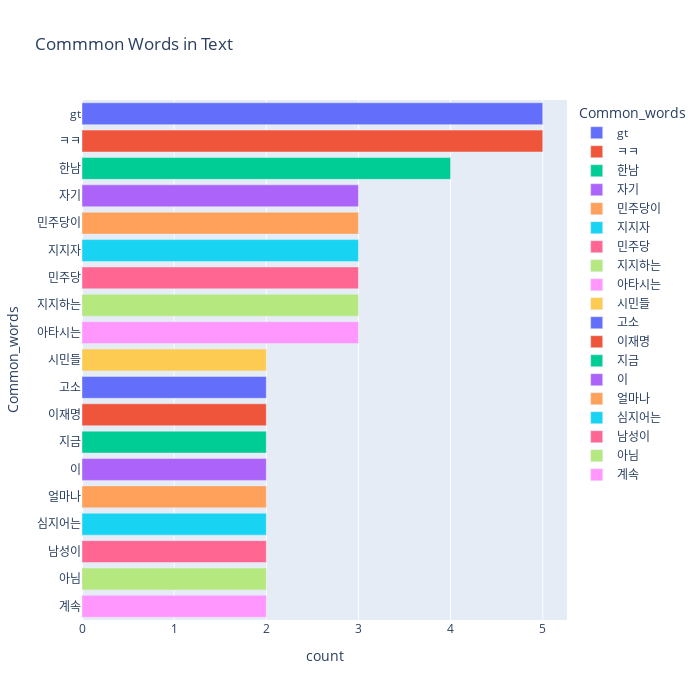

Write notebook code for a chart like this one.
### Code cell
fig = px.bar(temp, x="count", y="Common_words", title='Commmon Words in Text', orientation='h', 
             width=700, height=700,color='Common_words')
fig.show()

### Figure 1 — Plotly figure (JSON) as saved in the notebook; plotly's stock layout.template omitted (floating-point values rounded to 4 significant figures)
{"data": [{"alignmentgroup": "True", "hovertemplate": "Common_words=%{y}<br>count=%{x}<extra></extra>", "legendgroup": "gt", "marker": {"color": "#636efa", "pattern": {"shape": ""}}, "name": "gt", "offsetgroup": "gt", "orientation": "h", "showlegend": true, "textposition": "auto", "type": "bar", "x": [5], "xaxis": "x", "y": ["gt"], "yaxis": "y"}, {"alignmentgroup": "True", "hovertemplate": "Common_words=%{y}<br>count=%{x}<extra></extra>", "legendgroup": "ㅋㅋ", "marker": {"color": "#EF553B", "pattern": {"shape": ""}}, "name": "ㅋㅋ", "offsetgroup": "ㅋㅋ", "orientation": "h", "showlegend": true, "textposition": "auto", "type": "bar", "x": [5], "xaxis": "x", "y": ["ㅋㅋ"], "yaxis": "y"}, {"alignmentgroup": "True", "hovertemplate": "Common_words=%{y}<br>count=%{x}<extra></extra>", "legendgroup": "한남", "marker": {"color": "#00cc96", "pattern": {"shape": ""}}, "name": "한남", "offsetgroup": "한남", "orientation": "h", "showlegend": true, "textposition": "auto", "type": "bar", "x": [4], "xaxis": "x", "y": ["한남"], "yaxis": "y"}, {"alignmentgroup": "True", "hovertemplate": "Common_words=%{y}<br>count=%{x}<extra></extra>", "legendgroup": "자기", "marker": {"color": "#ab63fa", "pattern": {"shape": ""}}, "name": "자기", "offsetgroup": "자기", "orientation": "h", "showlegend": true, "textposition": "auto", "type": "bar", "x": [3], "xaxis": "x", "y": ["자기"], "yaxis": "y"}, {"alignmentgroup": "True", "hovertemplate": "Common_words=%{y}<br>count=%{x}<extra></extra>", "legendgroup": "민주당이", "marker": {"color": "#FFA15A", "pattern": {"shape": ""}}, "name": "민주당이", "offsetgroup": "민주당이", "orientation": "h", "showlegend": true, "textposition": "auto", "type": "bar", "x": [3], "xaxis": "x", "y": ["민주당이"], "yaxis": "y"}, {"alignmentgroup": "True", "hovertemplate": "Common_words=%{y}<br>count=%{x}<extra></extra>", "legendgroup": "지지자", "marker": {"color": "#19d3f3", "pattern": {"shape": ""}}, "name": "지지자", "offsetgroup": "지지자", "orientation": "h", "showlegend": true, "textposition": "auto", "type": "bar", "x": [3], "xaxis": "x", "y": ["지지자"], "yaxis": "y"}, {"alignmentgroup": "True", "hovertemplate": "Common_words=%{y}<br>count=%{x}<extra></extra>", "legendgroup": "민주당", "marker": {"color": "#FF6692", "pattern": {"shape": ""}}, "name": "민주당", "offsetgroup": "민주당", "orientation": "h", "showlegend": true, "textposition": "auto", "type": "bar", "x": [3], "xaxis": "x", "y": ["민주당"], "yaxis": "y"}, {"alignmentgroup": "True", "hovertemplate": "Common_words=%{y}<br>count=%{x}<extra></extra>", "legendgroup": "지지하는", "marker": {"color": "#B6E880", "pattern": {"shape": ""}}, "name": "지지하는", "offsetgroup": "지지하는", "orientation": "h", "showlegend": true, "textposition": "auto", "type": "bar", "x": [3], "xaxis": "x", "y": ["지지하는"], "yaxis": "y"}, {"alignmentgroup": "True", "hovertemplate": "Common_words=%{y}<br>count=%{x}<extra></extra>", "legendgroup": "아타시는", "marker": {"color": "#FF97FF", "pattern": {"shape": ""}}, "name": "아타시는", "offsetgroup": "아타시는", "orientation": "h", "showlegend": true, "textposition": "auto", "type": "bar", "x": [3], "xaxis": "x", "y": ["아타시는"], "yaxis": "y"}, {"alignmentgroup": "True", "hovertemplate": "Common_words=%{y}<br>count=%{x}<extra></extra>", "legendgroup": "시민들", "marker": {"color": "#FECB52", "pattern": {"shape": ""}}, "name": "시민들", "offsetgroup": "시민들", "orientation": "h", "showlegend": true, "textposition": "auto", "type": "bar", "x": [2], "xaxis": "x", "y": ["시민들"], "yaxis": "y"}, {"alignmentgroup": "True", "hovertemplate": "Common_words=%{y}<br>count=%{x}<extra></extra>", "legendgroup": "고소", "marker": {"color": "#636efa", "pattern": {"shape": ""}}, "name": "고소", "offsetgroup": "고소", "orientation": "h", "showlegend": true, "textposition": "auto", "type": "bar", "x": [2], "xaxis": "x", "y": ["고소"], "yaxis": "y"}, {"alignmentgroup": "True", "hovertemplate": "Common_words=%{y}<br>count=%{x}<extra></extra>", "legendgroup": "이재명", "marker": {"color": "#EF553B", "pattern": {"shape": ""}}, "name": "이재명", "offsetgroup": "이재명", "orientation": "h", "showlegend": true, "textposition": "auto", "type": "bar", "x": [2], "xaxis": "x", "y": ["이재명"], "yaxis": "y"}, {"alignmentgroup": "True", "hovertemplate": "Common_words=%{y}<br>count=%{x}<extra></extra>", "legendgroup": "지금", "marker": {"color": "#00cc96", "pattern": {"shape": ""}}, "name": "지금", "offsetgroup": "지금", "orientation": "h", "showlegend": true, "textposition": "auto", "type": "bar", "x": [2], "xaxis": "x", "y": ["지금"], "yaxis": "y"}, {"alignmentgroup": "True", "hovertemplate": "Common_words=%{y}<br>count=%{x}<extra></extra>", "legendgroup": "이", "marker": {"color": "#ab63fa", "pattern": {"shape": ""}}, "name": "이", "offsetgroup": "이", "orientation": "h", "showlegend": true, "textposition": "auto", "type": "bar", "x": [2], "xaxis": "x", "y": ["이"], "yaxis": "y"}, {"alignmentgroup": "True", "hovertemplate": "Common_words=%{y}<br>count=%{x}<extra></extra>", "legendgroup": "얼마나", "marker": {"color": "#FFA15A", "pattern": {"shape": ""}}, "name": "얼마나", "offsetgroup": "얼마나", "orientation": "h", "showlegend": true, "textposition": "auto", "type": "bar", "x": [2], "xaxis": "x", "y": ["얼마나"], "yaxis": "y"}, {"alignmentgroup": "True", "hovertemplate": "Common_words=%{y}<br>count=%{x}<extra></extra>", "legendgroup": "심지어는", "marker": {"color": "#19d3f3", "pattern": {"shape": ""}}, "name": "심지어는", "offsetgroup": "심지어는", "orientation": "h", "showlegend": true, "textposition": "auto", "type": "bar", "x": [2], "xaxis": "x", "y": ["심지어는"], "yaxis": "y"}, {"alignmentgroup": "True", "hovertemplate": "Common_words=%{y}<br>count=%{x}<extra></extra>", "legendgroup": "남성이", "marker": {"color": "#FF6692", "pattern": {"shape": ""}}, "name": "남성이", "offsetgroup": "남성이", "orientation": "h", "showlegend": true, "textposition": "auto", "type": "bar", "x": [2], "xaxis": "x", "y": ["남성이"], "yaxis": "y"}, {"alignmentgroup": "True", "hovertemplate": "Common_words=%{y}<br>count=%{x}<extra></extra>", "legendgroup": "아님", "marker": {"color": "#B6E880", "pattern": {"shape": ""}}, "name": "아님", "offsetgroup": "아님", "orientation": "h", "showlegend": true, "textposition": "auto", "type": "bar", "x": [2], "xaxis": "x", "y": ["아님"], "yaxis": "y"}, {"alignmentgroup": "True", "hovertemplate": "Common_words=%{y}<br>count=%{x}<extra></extra>", "legendgroup": "계속", "marker": {"color": "#FF97FF", "pattern": {"shape": ""}}, "name": "계속", "offsetgroup": "계속", "orientation": "h", "showlegend": true, "textposition": "auto", "type": "bar", "x": [2], "xaxis": "x", "y": ["계속"], "yaxis": "y"}], "layout": {"barmode": "relative", "height": 700, "legend": {"title": {"text": "Common_words"}, "tracegroupgap": 0}, "title": {"text": "Commmon Words in Text"}, "width": 700, "xaxis": {"anchor": "y", "domain": [0, 1], "title": {"text": "count"}}, "yaxis": {"anchor": "x", "categoryarray": ["계속", "아님", "남성이", "심지어는", "얼마나", "이", "지금", "이재명", "고소", "시민들", "아타시는", "지지하는", "민주당", "지지자", "민주당이", "자기", "한남", "ㅋㅋ", "gt"], "categoryorder": "array", "domain": [0, 1], "title": {"text": "Common_words"}}}}
